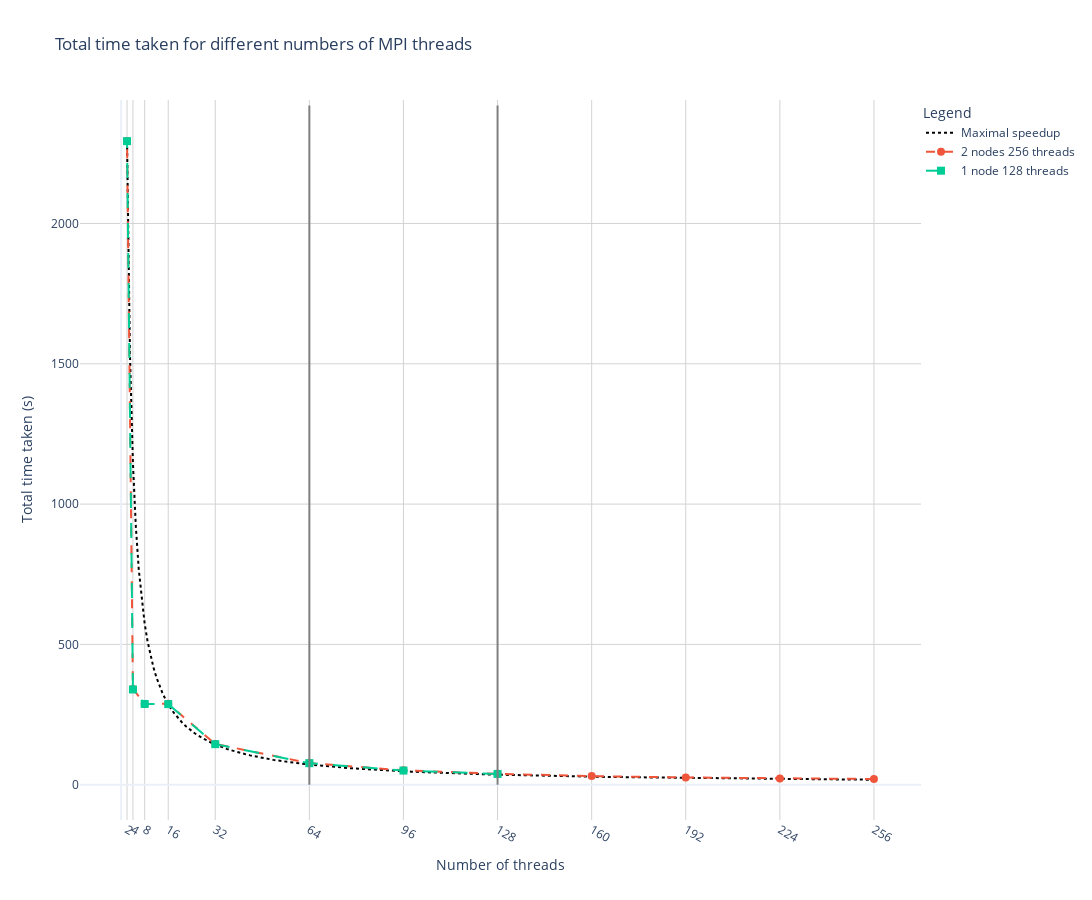

The notebook cell this image was saved under:
### Code cell
# Define the x-values for the model function starting from 2 to prevent division by zero
x_values = np.linspace(2, 256, 256)

# Create the figure
fig = go.Figure()

# Model function line
fig.add_trace(go.Scatter(x=x_values, y=2 * df256["Time"].iloc[-1] / x_values,
						 mode='lines', name='Maximal speedup',
						 line=dict(color='black', dash='dot')))

# Data lines
fig.add_trace(go.Scatter(x=df256["Threads"], y=df256["Time"],
						 mode='lines+markers', name='2 nodes 256 threads',
						 marker=dict(symbol='circle', size=8), line=dict(dash='dash')))
fig.add_trace(go.Scatter(x=df128["Threads"], y=df128["Time"],
						 mode='lines+markers', name='1 node 128 threads',
						 marker=dict(symbol='square', size=8), line=dict(dash='longdash')))
# Add a vertical line at 4, 64 and 128 threads
fig.add_shape(type="line", x0=64, y0=0, x1=64, y1=2.42*1e3, line=dict(color="grey", width=2, dash="solid"))
fig.add_shape(type="line", x0=128, y0=0, x1=128, y1=2.42*1e3, line=dict(color="grey", width=2, dash="solid"))

# Configuring the axes and layout
fig.update_layout(
	xaxis_title="Number of threads",
	yaxis_title="Total time taken (s)",
	title='Total time taken for different numbers of MPI threads',
	legend_title="Legend",
	template='plotly_white',
	xaxis=dict(type='linear', tickmode='array', tickvals=[2, 4, 8, 16, 32, 64, 96, 128, 160, 192, 224, 256]),
	yaxis=dict(type='linear'),
	legend=dict(y=1, x=1),
	grid=dict(rows=1, columns=1),
	height = 900,
	width = 1504
)

# Adding grid lines with specified style
fig.update_xaxes(showgrid=True, gridwidth=1, gridcolor='lightgrey')
fig.update_yaxes(showgrid=True, gridwidth=1, gridcolor='lightgrey')

# Show the figure
fig.show()

# To save the plot as a static image, you will need to use Plotly Orca or Kaleido
fig.write_image("time_go.png", scale=2)  # Uncomment this line if Kaleido or Orca is installed

### Figure 1 — Plotly figure (JSON) as saved in the notebook; plotly's stock layout.template omitted (floating-point values rounded to 4 significant figures; data arrays with more than 128 entries replaced by an {"elided": "..."} marker saying what was removed)
{"data": [{"line": {"color": "black", "dash": "dot"}, "mode": "lines", "name": "Maximal speedup", "type": "scatter", "x": {"elided": "256 float values"}, "y": {"elided": "256 float values"}}, {"line": {"dash": "dash"}, "marker": {"size": 8, "symbol": "circle"}, "mode": "lines+markers", "name": "2 nodes 256 threads", "type": "scatter", "x": [256, 224, 192, 160, 128, 96, 64, 32, 16, 8, 4, 2], "y": [20.4, 22.08, 25.95, 30.82, 38.84, 51.38, 77.05, 145.0, 288.2, 288, 341.5, 2294.0]}, {"line": {"dash": "longdash"}, "marker": {"size": 8, "symbol": "square"}, "mode": "lines+markers", "name": "1 node 128 threads", "type": "scatter", "x": [128, 96, 64, 32, 16, 8, 4, 2], "y": [38.52, 50.6, 76.75, 144.5, 287.3, 287.9, 339.5, 2293.0]}], "layout": {"grid": {"columns": 1, "rows": 1}, "height": 900, "legend": {"title": {"text": "Legend"}, "x": 1, "y": 1}, "shapes": [{"line": {"color": "grey", "dash": "solid", "width": 2}, "type": "line", "x0": 64, "x1": 64, "y0": 0, "y1": 2420}, {"line": {"color": "grey", "dash": "solid", "width": 2}, "type": "line", "x0": 128, "x1": 128, "y0": 0, "y1": 2420}], "title": {"text": "Total time taken for different numbers of MPI threads"}, "width": 1504, "xaxis": {"gridcolor": "lightgrey", "gridwidth": 1, "showgrid": true, "tickmode": "array", "tickvals": [2, 4, 8, 16, 32, 64, 96, 128, 160, 192, 224, 256], "title": {"text": "Number of threads"}, "type": "linear"}, "yaxis": {"gridcolor": "lightgrey", "gridwidth": 1, "showgrid": true, "title": {"text": "Total time taken (s)"}, "type": "linear"}}}
